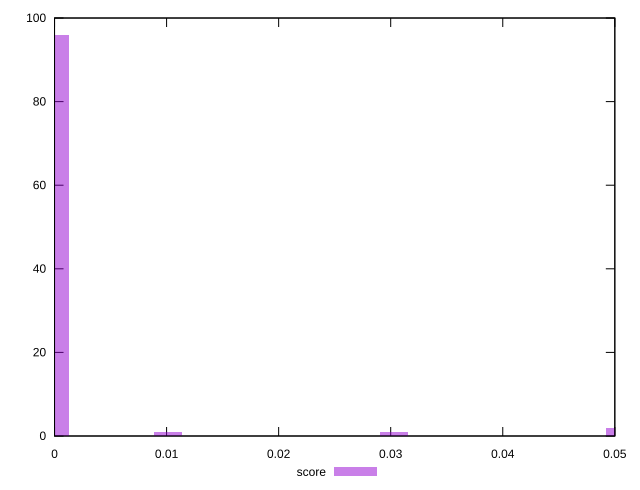

Source code (gnuplot):
reset

$score <<EOF
0 96
0.03029292628386667 1
0.05048821047311112 2
0.010097642094622224 1
EOF

set key outside below
set boxwidth 0.002524410523655556
set xrange [0:0.05]
set yrange [0:100]
set trange [0:100]
set style fill transparent solid 0.5 noborder
set terminal svg size 640, 490 enhanced background rgb 'white'
set output "reports/report_00030_2021-02-24T20-42-31.540Z/uses-text-compression/samples/music/score/histogram.svg"

plot $score title "score" with boxes

reset
